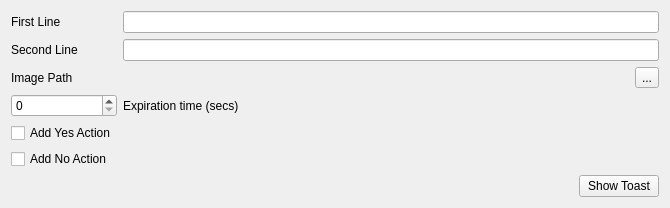
<?xml version="1.0" encoding="UTF-8"?>
<ui version="4.0">
 <class>MainWindow</class>
 <widget class="QMainWindow" name="MainWindow">
  <property name="geometry">
   <rect>
    <x>0</x>
    <y>0</y>
    <width>670</width>
    <height>175</height>
   </rect>
  </property>
  <property name="windowTitle">
   <string>WinToast Example</string>
  </property>
  <widget class="QWidget" name="centralWidget">
   <layout class="QGridLayout" name="gridLayout">
    <item row="1" column="0">
     <widget class="QLabel" name="label">
      <property name="text">
       <string>First Line</string>
      </property>
     </widget>
    </item>
    <item row="1" column="2">
     <widget class="QLineEdit" name="firstLine"/>
    </item>
    <item row="2" column="0">
     <widget class="QLabel" name="label_2">
      <property name="text">
       <string>Second Line</string>
      </property>
     </widget>
    </item>
    <item row="2" column="2">
     <widget class="QLineEdit" name="secondLine"/>
    </item>
    <item row="3" column="0">
     <widget class="QLabel" name="label_3">
      <property name="text">
       <string>Image Path</string>
      </property>
     </widget>
    </item>
    <item row="6" column="0">
     <widget class="QCheckBox" name="addYes">
      <property name="text">
       <string>Add Yes Action</string>
      </property>
     </widget>
    </item>
    <item row="7" column="0">
     <widget class="QCheckBox" name="addNo">
      <property name="text">
       <string>Add No Action</string>
      </property>
     </widget>
    </item>
    <item row="4" column="0">
     <widget class="QSpinBox" name="spinBox">
      <property name="maximum">
       <number>10</number>
      </property>
      <property name="singleStep">
       <number>2</number>
      </property>
     </widget>
    </item>
    <item row="3" column="2">
     <widget class="QWidget" name="widget" native="true">
      <property name="sizePolicy">
       <sizepolicy hsizetype="Preferred" vsizetype="Fixed">
        <horstretch>0</horstretch>
        <verstretch>0</verstretch>
       </sizepolicy>
      </property>
      <layout class="QHBoxLayout" name="horizontalLayout">
       <property name="leftMargin">
        <number>0</number>
       </property>
       <property name="topMargin">
        <number>0</number>
       </property>
       <property name="rightMargin">
        <number>0</number>
       </property>
       <property name="bottomMargin">
        <number>0</number>
       </property>
       <item>
        <widget class="QLabel" name="imagePath">
         <property name="sizePolicy">
          <sizepolicy hsizetype="Expanding" vsizetype="Fixed">
           <horstretch>0</horstretch>
           <verstretch>0</verstretch>
          </sizepolicy>
         </property>
         <property name="text">
          <string/>
         </property>
        </widget>
       </item>
       <item>
        <widget class="QToolButton" name="imagePathSelector">
         <property name="text">
          <string>...</string>
         </property>
        </widget>
       </item>
      </layout>
     </widget>
    </item>
    <item row="9" column="2">
     <widget class="QWidget" name="widget_2" native="true">
      <layout class="QHBoxLayout" name="horizontalLayout_2">
       <property name="leftMargin">
        <number>0</number>
       </property>
       <property name="topMargin">
        <number>0</number>
       </property>
       <property name="rightMargin">
        <number>0</number>
       </property>
       <property name="bottomMargin">
        <number>0</number>
       </property>
       <item>
        <spacer name="horizontalSpacer">
         <property name="orientation">
          <enum>Qt::Horizontal</enum>
         </property>
         <property name="sizeHint" stdset="0">
          <size>
           <width>40</width>
           <height>20</height>
          </size>
         </property>
        </spacer>
       </item>
       <item>
        <widget class="QPushButton" name="showToast">
         <property name="sizePolicy">
          <sizepolicy hsizetype="Fixed" vsizetype="Fixed">
           <horstretch>0</horstretch>
           <verstretch>0</verstretch>
          </sizepolicy>
         </property>
         <property name="text">
          <string>Show Toast</string>
         </property>
        </widget>
       </item>
      </layout>
     </widget>
    </item>
    <item row="4" column="2">
     <widget class="QLabel" name="label_4">
      <property name="text">
       <string>Expiration time (secs)</string>
      </property>
     </widget>
    </item>
   </layout>
  </widget>
 </widget>
 <layoutdefault spacing="6" margin="11"/>
 <resources/>
 <connections/>
</ui>
